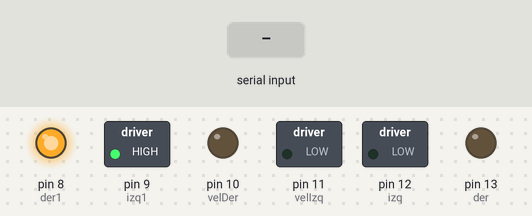
A sketch run on a simulated Arduino Uno, built with avr-gcc and run on an emulated ATmega328P. Parts: switched loads named in the sketch (green lamp = pin HIGH), output pins drawn as LEDs (lit = HIGH). The test bench sets the inputs (shaded band).

Above: at 1.2 s.
1.3 s: "adelante\n" received over Serial
At 1.9 s:
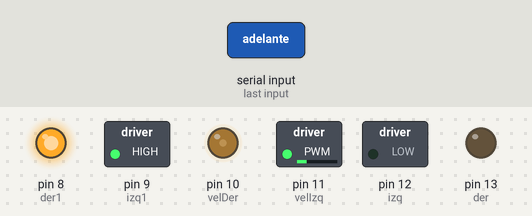
2.8 s: "atras\n" received over Serial
At 4.0 s:
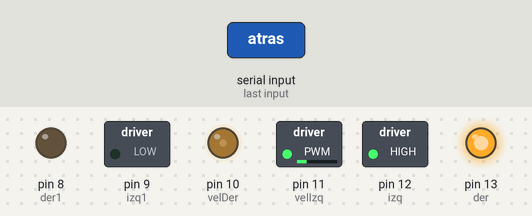
4.3 s: "giro izq\n" received over Serial
At 5.3 s:
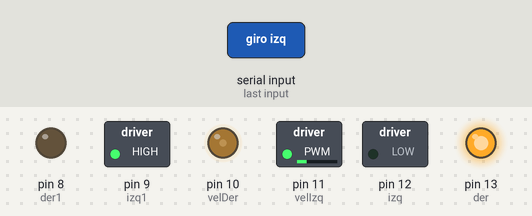
5.8 s: "giro der\n" received over Serial
At 6.5 s:
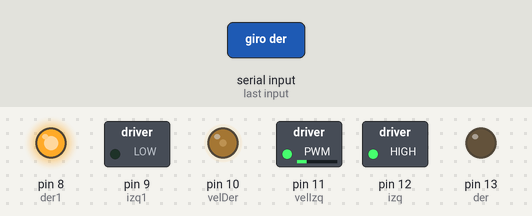
7.3 s: "apagado\n" received over Serial
At 7.6 s:
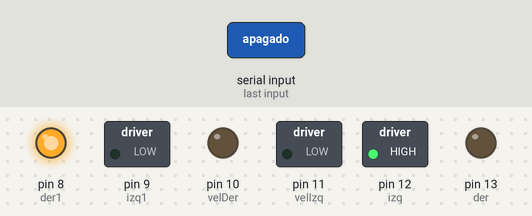
Timing chart, 0 to 9.8 s (numbered marks = the images above; inputs shaded):
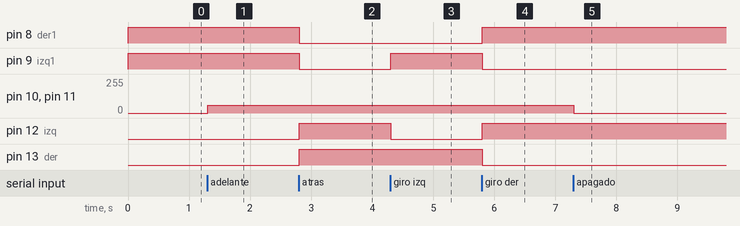

Measured:
- after the input at 1.3 s, pin 10 (velDer), pin 11 (velIzq): 0/255 → 60/255 at once
- after the input at 2.8 s, pin 8 (der1), pin 9 (izq1): HIGH → LOW at once; pin 12 (izq), pin 13 (der): LOW → HIGH at once
- after the input at 4.3 s, pin 9 (izq1): LOW → HIGH at once; pin 12 (izq): HIGH → LOW at once
- after the input at 5.8 s, pin 8 (der1), pin 12 (izq): LOW → HIGH at once; pin 9 (izq1), pin 13 (der): HIGH → LOW at once
- after the input at 7.3 s, pin 10 (velDer), pin 11 (velIzq): 60/255 → 0/255 at once

The sketch:

Ejercicio_5_2.ino
```cpp
/************Diplomado IA con enfoque en robots de servicio****************/
/**************************************************************************/
/************Hernandez Gomez Mauricio Alejandro****************************/
/************Meneses Cornejo Kevin Osmar***********************************/

const int der = 13; //Pin hacia el control del motor derecho
const int der1 = 8; //Pin hacia el control del motor derecho
const int izq = 12; //Pin hacia el control del motor izquierdo
const int izq1 = 9; //Pin hacia el control del motor derecho

const int velDer = 10; //Pin hacia el habilitador del motor derecho
const int velIzq = 11; //Pin hacia el habilitaror del motor izquierdo

String txtMsg = "";

int direccion_izq = false; //Parametros iniciales de los motores
int velocidad_izq = 0;

int direccion_der = false;
int velocidad_der = 0;


/************************************************************************/
/***************************Bloque de funciones**************************/

void izquierdo_left(){
  direccion_izq = true;
  velocidad_izq = 60;
}

void izquierdo_right(){
  direccion_izq = false;
  velocidad_izq = 60;
}

void izquierdo_off(){
  velocidad_izq = 0;
}


void derecho_left(){
  direccion_der = true;
  velocidad_der = 60;
}

void derecho_right(){
  direccion_der = false;
  velocidad_der = 60;
}

void derecho_off(){
  velocidad_der = 0;
}

/************************************************************************/


void setup() {
  // put your setup code here, to run once:
  pinMode (der, OUTPUT);
  pinMode (izq, OUTPUT);
  pinMode (der1, OUTPUT);
  pinMode (izq1, OUTPUT);

  pinMode (velDer, OUTPUT);
  pinMode (velIzq, OUTPUT);

  Serial.begin(9600);
}

void loop(){
   while (Serial.available()) {
      char inChar = Serial.read();
      if(inChar != '\n'){
        txtMsg.concat(inChar);
      }
    else{
      txtMsg = "";
      }
    }

   if (txtMsg == "adelante"){
      izquierdo_right();
      derecho_right();
    }
   if (txtMsg == "atras"){
      izquierdo_left();
      derecho_left();
    }
   if (txtMsg == "giro izq"){
      izquierdo_right();
      derecho_left();
    }
   if (txtMsg == "giro der"){
      derecho_right();
      izquierdo_left();
    }
   if (txtMsg == "apagado"){
      derecho_off();
      izquierdo_off();
    }

    digitalWrite(izq,direccion_izq);
    digitalWrite(izq1,!direccion_izq);
    analogWrite(velIzq,velocidad_izq);

    digitalWrite(der,direccion_der);
    digitalWrite(der1,!direccion_der);
    analogWrite(velDer,velocidad_der);
}
```
